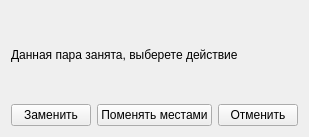
<?xml version="1.0" encoding="UTF-8"?>
<ui version="4.0">
 <class>FormChoiceString</class>
 <widget class="QWidget" name="FormChoiceString">
  <property name="geometry">
   <rect>
    <x>0</x>
    <y>0</y>
    <width>283</width>
    <height>137</height>
   </rect>
  </property>
  <property name="windowTitle">
   <string>Предупреждение</string>
  </property>
  <layout class="QGridLayout" name="gridLayout">
   <item row="2" column="1">
    <widget class="QPushButton" name="pushButton_2">
     <property name="text">
      <string>Поменять местами</string>
     </property>
    </widget>
   </item>
   <item row="2" column="0">
    <widget class="QPushButton" name="pushButton">
     <property name="text">
      <string>Заменить</string>
     </property>
    </widget>
   </item>
   <item row="2" column="2">
    <widget class="QPushButton" name="pushButton_3">
     <property name="text">
      <string>Отменить</string>
     </property>
    </widget>
   </item>
   <item row="1" column="0" colspan="3">
    <widget class="QLabel" name="label">
     <property name="text">
      <string>Данная пара занята, выберете действие</string>
     </property>
    </widget>
   </item>
  </layout>
 </widget>
 <resources/>
 <connections/>
</ui>
